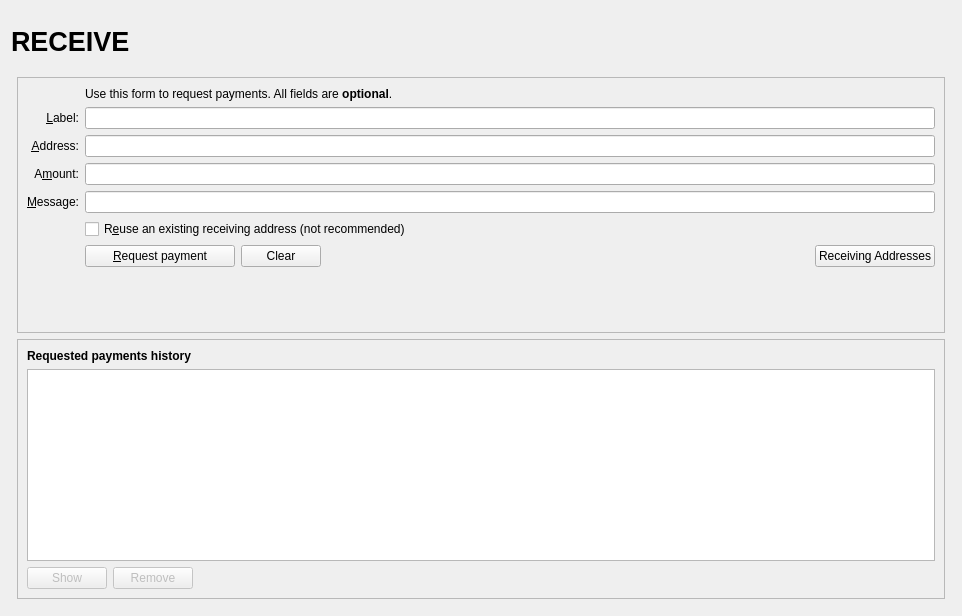
<?xml version="1.0" encoding="UTF-8"?>
<ui version="4.0">
 <class>ReceiveCoinsDialog</class>
 <widget class="QWidget" name="ReceiveCoinsDialog">
  <property name="geometry">
   <rect>
    <x>0</x>
    <y>0</y>
    <width>962</width>
    <height>616</height>
   </rect>
  </property>
  <layout class="QVBoxLayout" name="verticalLayout" stretch="0">
   <item>
    <layout class="QVBoxLayout" name="verticalLayout_Master" stretch="0,1">
     <property name="spacing">
      <number>0</number>
     </property>
     <item>
      <widget class="QFrame" name="frame_Header">
       <layout class="QVBoxLayout" name="verticalLayout_8">
        <property name="leftMargin">
         <number>0</number>
        </property>
        <property name="topMargin">
         <number>0</number>
        </property>
        <property name="rightMargin">
         <number>0</number>
        </property>
        <property name="bottomMargin">
         <number>0</number>
        </property>
        <item>
         <layout class="QHBoxLayout" name="horizontalLayout_Header" stretch="1,0,1">
          <item>
           <widget class="QLabel" name="labelOverviewHeaderLeft">
            <property name="minimumSize">
             <size>
              <width>464</width>
              <height>60</height>
             </size>
            </property>
            <property name="maximumSize">
             <size>
              <width>16777215</width>
              <height>60</height>
             </size>
            </property>
            <property name="font">
             <font>
              <pointsize>20</pointsize>
              <weight>75</weight>
              <bold>true</bold>
             </font>
            </property>
            <property name="text">
             <string>RECEIVE</string>
            </property>
           </widget>
          </item>
          <item>
           <spacer name="horizontalSpacer_3">
            <property name="orientation">
             <enum>Qt::Horizontal</enum>
            </property>
            <property name="sizeHint" stdset="0">
             <size>
              <width>40</width>
              <height>20</height>
             </size>
            </property>
           </spacer>
          </item>
          <item>
           <widget class="QLabel" name="labelOverviewHeaderRight">
            <property name="minimumSize">
             <size>
              <width>464</width>
              <height>60</height>
             </size>
            </property>
            <property name="maximumSize">
             <size>
              <width>16777215</width>
              <height>60</height>
             </size>
            </property>
            <property name="font">
             <font>
              <pointsize>14</pointsize>
             </font>
            </property>
            <property name="text">
             <string/>
            </property>
            <property name="alignment">
             <set>Qt::AlignRight|Qt::AlignTrailing|Qt::AlignVCenter</set>
            </property>
           </widget>
          </item>
         </layout>
        </item>
       </layout>
      </widget>
     </item>
     <item>
      <widget class="QFrame" name="frame_BG">
       <layout class="QVBoxLayout" name="verticalLayout_5">
        <property name="leftMargin">
         <number>6</number>
        </property>
        <property name="topMargin">
         <number>6</number>
        </property>
        <property name="rightMargin">
         <number>6</number>
        </property>
        <property name="bottomMargin">
         <number>6</number>
        </property>
        <item>
         <widget class="QFrame" name="frame2">
          <property name="sizePolicy">
           <sizepolicy hsizetype="Preferred" vsizetype="Expanding">
            <horstretch>0</horstretch>
            <verstretch>0</verstretch>
           </sizepolicy>
          </property>
          <property name="frameShape">
           <enum>QFrame::StyledPanel</enum>
          </property>
          <property name="frameShadow">
           <enum>QFrame::Sunken</enum>
          </property>
          <layout class="QVBoxLayout" name="verticalLayout_3">
           <item>
            <layout class="QGridLayout" name="gridLayout">
             <item row="2" column="2">
              <widget class="QLabel" name="label_5">
               <property name="text">
                <string>Use this form to request payments. All fields are &lt;b&gt;optional&lt;/b&gt;.</string>
               </property>
              </widget>
             </item>
             <item row="4" column="0">
              <widget class="QLabel" name="label_2">
               <property name="toolTip">
                <string>An optional label to associate with the new receiving address.</string>
               </property>
               <property name="text">
                <string>&amp;Label:</string>
               </property>
               <property name="alignment">
                <set>Qt::AlignRight|Qt::AlignTrailing|Qt::AlignVCenter</set>
               </property>
               <property name="buddy">
                <cstring>reqLabel</cstring>
               </property>
              </widget>
             </item>
             <item row="4" column="2">
              <widget class="QLineEdit" name="reqLabel">
               <property name="toolTip">
                <string>An optional label to associate with the new receiving address.</string>
               </property>
              </widget>
             </item>
             <item row="5" column="0">
              <widget class="QLabel" name="label">
               <property name="toolTip">
                <string>Your receiving address. You can copy and use it to receive coins on this wallet. A new one will be generated once it is used.</string>
               </property>
               <property name="text">
                <string>&amp;Address:</string>
               </property>
               <property name="alignment">
                <set>Qt::AlignRight|Qt::AlignTrailing|Qt::AlignVCenter</set>
               </property>
               <property name="buddy">
                <cstring>reqAddress</cstring>
               </property>
              </widget>
             </item>
             <item row="5" column="2">
              <widget class="QLineEdit" name="reqAddress">
               <property name="readOnly">
                <bool>true</bool>
               </property>
               <property name="minimumSize">
                <size>
                 <width>80</width>
                 <height>0</height>
                </size>
               </property>
               <property name="toolTip">
                <string>Your receiving address. You can copy and use it to receive coins on this wallet. A new one will be generated once it is used.</string>
               </property>
              </widget>
             </item>
             <item row="6" column="0">
              <widget class="QLabel" name="label">
               <property name="toolTip">
                <string>An optional amount to request. Leave this empty or zero to not request a specific amount.</string>
               </property>
               <property name="text">
                <string>A&amp;mount:</string>
               </property>
               <property name="alignment">
                <set>Qt::AlignRight|Qt::AlignTrailing|Qt::AlignVCenter</set>
               </property>
               <property name="buddy">
                <cstring>reqAmount</cstring>
               </property>
              </widget>
             </item>
             <item row="6" column="2">
              <widget class="BitcoinAmountField" name="reqAmount">
               <property name="minimumSize">
                <size>
                 <width>80</width>
                 <height>0</height>
                </size>
               </property>
               <property name="toolTip">
                <string>An optional amount to request. Leave this empty or zero to not request a specific amount.</string>
               </property>
              </widget>
             </item>
             <item row="7" column="0">
              <widget class="QLabel" name="label_3">
               <property name="toolTip">
                <string>An optional message to attach to the payment request, which will be displayed when the request is opened. Note: The message will not be sent with the payment over the amaterasu network.</string>
               </property>
               <property name="text">
                <string>&amp;Message:</string>
               </property>
               <property name="alignment">
                <set>Qt::AlignRight|Qt::AlignTrailing|Qt::AlignVCenter</set>
               </property>
               <property name="buddy">
                <cstring>reqMessage</cstring>
               </property>
              </widget>
             </item>
             <item row="7" column="2">
              <widget class="QLineEdit" name="reqMessage">
               <property name="toolTip">
                <string>An optional message to attach to the payment request, which will be displayed when the request is opened.&lt;br&gt;Note: The message will not be sent with the payment over the amaterasu network.</string>
               </property>
              </widget>
             </item>
             <item row="8" column="0">
              <widget class="QLabel" name="label_4">
               <property name="text">
                <string/>
               </property>
              </widget>
             </item>
             <item row="8" column="2">
              <widget class="QCheckBox" name="reuseAddress">
               <property name="toolTip">
                <string>Reuse one of the previously used receiving addresses.&lt;br&gt;Reusing addresses has security and privacy issues.&lt;br&gt;Do not use this unless re-generating a payment request made before.</string>
               </property>
               <property name="text">
                <string>R&amp;euse an existing receiving address (not recommended)</string>
               </property>
              </widget>
             </item>
             <item row="9" column="0">
              <widget class="QLabel" name="label_7">
               <property name="text">
                <string/>
               </property>
              </widget>
             </item>
             <item row="9" column="2">
              <layout class="QHBoxLayout" name="horizontalLayout">
               <item>
                <widget class="QPushButton" name="receiveButton">
                 <property name="minimumSize">
                  <size>
                   <width>150</width>
                   <height>0</height>
                  </size>
                 </property>
                 <property name="text">
                  <string>&amp;Request payment</string>
                 </property>
                 <property name="icon">
                  <iconset resource="../amaterasu.qrc">
                   <normaloff>:/icons/receiving_addresses</normaloff>:/icons/receiving_addresses</iconset>
                 </property>
                </widget>
               </item>
               <item>
                <widget class="QPushButton" name="clearButton">
                 <property name="sizePolicy">
                  <sizepolicy hsizetype="Minimum" vsizetype="Fixed">
                   <horstretch>0</horstretch>
                   <verstretch>0</verstretch>
                  </sizepolicy>
                 </property>
                 <property name="toolTip">
                  <string>Clear all fields of the form.</string>
                 </property>
                 <property name="text">
                  <string>Clear</string>
                 </property>
                 <property name="icon">
                  <iconset resource="../amaterasu.qrc">
                   <normaloff>:/icons/remove</normaloff>:/icons/remove</iconset>
                 </property>
                 <property name="autoDefault">
                  <bool>false</bool>
                 </property>
                </widget>
               </item>
               <item>
                <spacer name="horizontalSpacer">
                 <property name="orientation">
                  <enum>Qt::Horizontal</enum>
                 </property>
                 <property name="sizeHint" stdset="0">
                  <size>
                   <width>40</width>
                   <height>20</height>
                  </size>
                 </property>
                </spacer>
               </item>
               <item>
                <widget class="QPushButton" name="receivingAddressesButton">
                 <property name="text">
                  <string>Receiving Addresses</string>
                 </property>
                 <property name="icon">
                  <iconset resource="../pivx.qrc">
                   <normaloff>:/icons/address-book</normaloff>:/icons/address-book</iconset>
                 </property>
                 <property name="autoDefault">
                  <bool>false</bool>
                 </property>
                </widget>
               </item>
              </layout>
             </item>
             <item row="10" column="2">
              <spacer name="verticalSpacer">
               <property name="orientation">
                <enum>Qt::Vertical</enum>
               </property>
               <property name="sizeHint" stdset="0">
                <size>
                 <width>20</width>
                 <height>40</height>
                </size>
               </property>
              </spacer>
             </item>
            </layout>
           </item>
          </layout>
         </widget>
        </item>
        <item>
         <widget class="QFrame" name="frame">
          <property name="sizePolicy">
           <sizepolicy hsizetype="Preferred" vsizetype="Expanding">
            <horstretch>0</horstretch>
            <verstretch>0</verstretch>
           </sizepolicy>
          </property>
          <property name="frameShape">
           <enum>QFrame::StyledPanel</enum>
          </property>
          <property name="frameShadow">
           <enum>QFrame::Raised</enum>
          </property>
          <layout class="QVBoxLayout" name="verticalLayout_2">
           <item>
            <widget class="QLabel" name="label_6">
             <property name="font">
              <font>
               <weight>75</weight>
               <bold>true</bold>
              </font>
             </property>
             <property name="text">
              <string>Requested payments history</string>
             </property>
            </widget>
           </item>
           <item>
            <widget class="QTableView" name="recentRequestsView">
             <property name="palette">
              <palette>
               <active>
                <colorrole role="Text">
                 <brush brushstyle="SolidPattern">
                  <color alpha="255">
                   <red>51</red>
                   <green>51</green>
                   <blue>51</blue>
                  </color>
                 </brush>
                </colorrole>
               </active>
               <inactive>
                <colorrole role="Text">
                 <brush brushstyle="SolidPattern">
                  <color alpha="255">
                   <red>51</red>
                   <green>51</green>
                   <blue>51</blue>
                  </color>
                 </brush>
                </colorrole>
               </inactive>
               <disabled>
                <colorrole role="Text">
                 <brush brushstyle="SolidPattern">
                  <color alpha="255">
                   <red>85</red>
                   <green>85</green>
                   <blue>85</blue>
                  </color>
                 </brush>
                </colorrole>
               </disabled>
              </palette>
             </property>
             <property name="contextMenuPolicy">
              <enum>Qt::CustomContextMenu</enum>
             </property>
             <property name="tabKeyNavigation">
              <bool>false</bool>
             </property>
             <property name="sortingEnabled">
              <bool>true</bool>
             </property>
            </widget>
           </item>
           <item>
            <layout class="QHBoxLayout" name="horizontalLayout_2">
             <item>
              <widget class="QPushButton" name="showRequestButton">
               <property name="enabled">
                <bool>false</bool>
               </property>
               <property name="toolTip">
                <string>Show the selected request (does the same as double clicking an entry)</string>
               </property>
               <property name="text">
                <string>Show</string>
               </property>
               <property name="icon">
                <iconset resource="../amaterasu.qrc">
                 <normaloff>:/icons/edit</normaloff>:/icons/edit</iconset>
               </property>
               <property name="autoDefault">
                <bool>false</bool>
               </property>
              </widget>
             </item>
             <item>
              <widget class="QPushButton" name="removeRequestButton">
               <property name="enabled">
                <bool>false</bool>
               </property>
               <property name="toolTip">
                <string>Remove the selected entries from the list</string>
               </property>
               <property name="text">
                <string>Remove</string>
               </property>
               <property name="icon">
                <iconset resource="../amaterasu.qrc">
                 <normaloff>:/icons/remove</normaloff>:/icons/remove</iconset>
               </property>
               <property name="autoDefault">
                <bool>false</bool>
               </property>
              </widget>
             </item>
             <item>
              <spacer name="horizontalSpacer_2">
               <property name="orientation">
                <enum>Qt::Horizontal</enum>
               </property>
               <property name="sizeHint" stdset="0">
                <size>
                 <width>40</width>
                 <height>20</height>
                </size>
               </property>
              </spacer>
             </item>
            </layout>
           </item>
          </layout>
         </widget>
        </item>
       </layout>
      </widget>
     </item>
    </layout>
   </item>
  </layout>
 </widget>
 <customwidgets>
  <customwidget>
   <class>BitcoinAmountField</class>
   <extends>QLineEdit</extends>
   <header>bitcoinamountfield.h</header>
   <container>1</container>
  </customwidget>
 </customwidgets>
 <tabstops>
  <tabstop>reqLabel</tabstop>
  <tabstop>reqAddress</tabstop>
  <tabstop>reqAmount</tabstop>
  <tabstop>reqMessage</tabstop>
  <tabstop>reuseAddress</tabstop>
  <tabstop>receiveButton</tabstop>
  <tabstop>clearButton</tabstop>
  <tabstop>recentRequestsView</tabstop>
  <tabstop>showRequestButton</tabstop>
  <tabstop>removeRequestButton</tabstop>
 </tabstops>
 <resources>
  <include location="../amaterasu.qrc"/>
 </resources>
 <connections/>
</ui>
